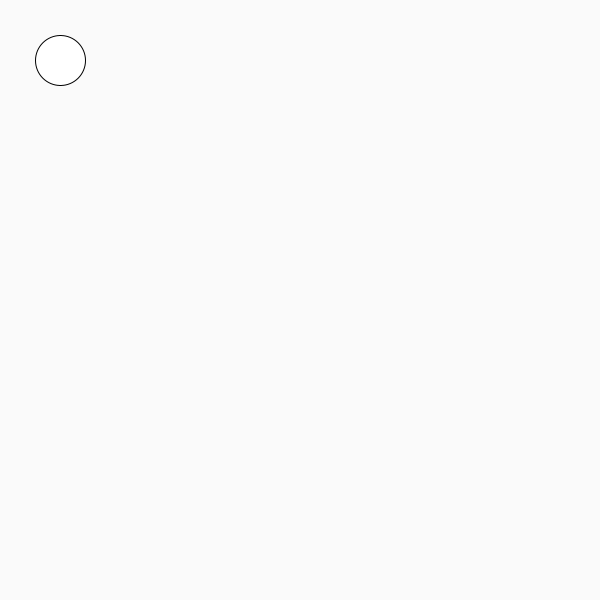
Frame 1 (no input)
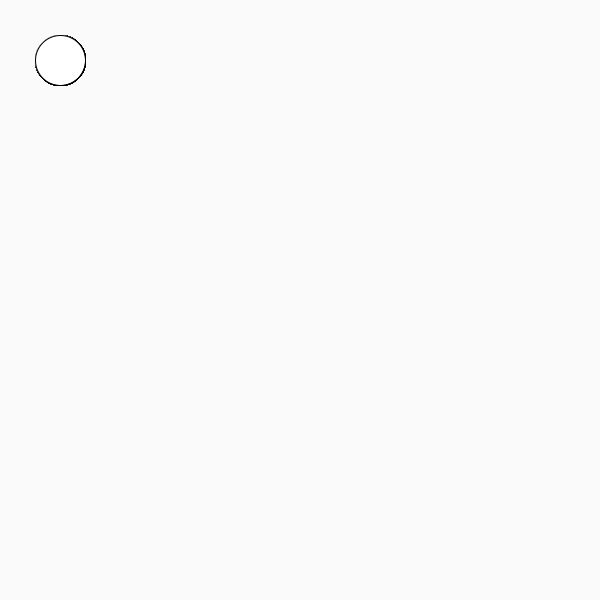
Frame 60 (the mouse pressed at the canvas centre just before this capture)
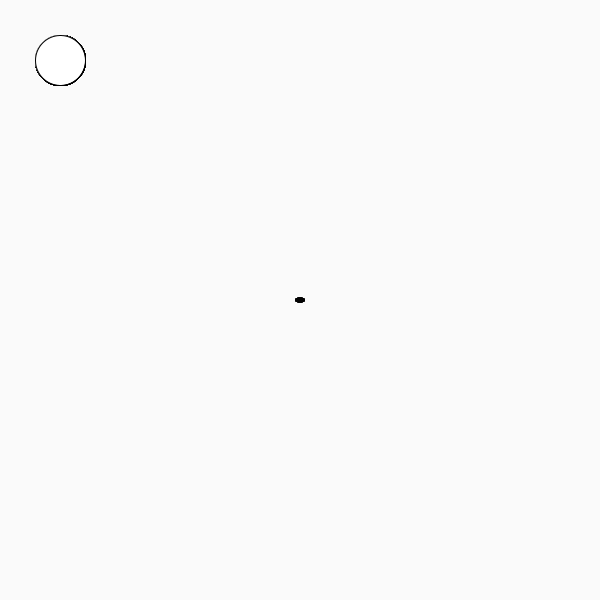
Frame 120 (the mouse held since frame 60 and released just before this capture)

The Processing sketch that drew these frames (run headless with seeded random() and noise(); from frame 60 on, the mouse is pressed at the canvas centre):

// Processing sketch: processing_41064
// ── processing_41064.pde

void setup() {
size (600, 600);
background(250);
smooth();
}



void draw (){
 stroke (0); 
 fill(255);
 ellipse(60,60, 50,50);
 noStroke ();
 if (mousePressed){
     if (mouseX<80 && mouseY<80){ 
     noStroke();
     fill( 255,25);
     rect(0,0,600,600);
     }
   else{
   noStroke();
   fill( 0 ,60);
   ellipse(mouseX,mouseY, 10, 5);
   }
 }
}
                        
